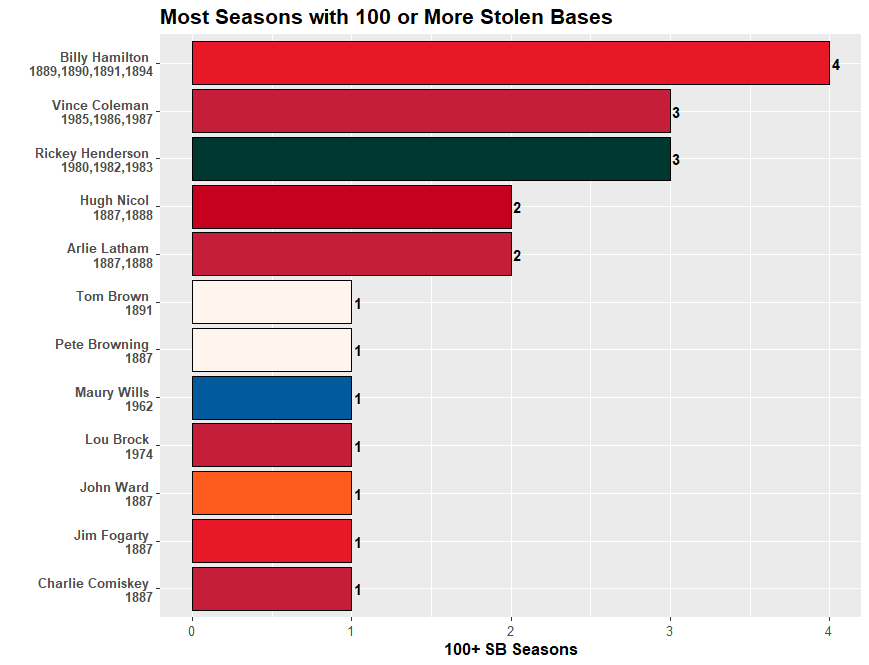

Generate this figure with R:
#Set working directory

setwd("C:/Users/daily/Desktop/Repositories/MiscVisuals/Website Visualizations/Most Times Reaching X/MLB")

#Loading necessary libraries

library(sqldf)
library(tidyverse)
library(zoo)
library(data.table)
library(Lahman)

#Get data from Lahman Database

data <- sqldf('WITH sub1 AS (SELECT People.playerID, Batting.yearID, People.nameFirst, People.nameLast,
GROUP_CONCAT(TeamsFranchises.franchName) AS Teams, Batting.yearID, TeamsFranchises.franchID, SUM(Batting.SB) AS SB
                    FROM People
                    INNER JOIN Batting
                    ON People.playerID = Batting.PlayerID
                    INNER JOIN Teams
                    ON Batting.teamID = Teams.teamID
                    AND Batting.yearID = Teams.yearID
                    INNER JOIN TeamsFranchises
                    ON Teams.franchID = TeamsFranchises.franchID
                    GROUP BY Batting.playerID, Batting.yearID
                    HAVING SUM(Batting.SB) >= 100)
                    SELECT nameFirst, nameLast, GROUP_CONCAT(DISTINCT Teams) AS Teams, GROUP_CONCAT(DISTINCT yearID) AS Years, COUNT(1) AS Seasons, COUNT(DISTINCT Teams) AS Franchises
                    FROM sub1
                    GROUP BY playerID
                    ORDER BY Seasons DESC')

#Combine Columns and Filter Data

top_data <- data %>%
  mutate(Rank = rank(-Seasons, ties.method = "min"))  %>%
  filter(Rank <= 10) %>%
  mutate(chart_label = paste(nameFirst, nameLast, '\n', Years))

#Team Colors for display

fill_color <- c("Arizona Diamondbacks" = "#5F259F",
                "Atlanta Braves" = "#CE1141",
                "Baltimore Orioles" = "#DF4601",
                "Boston Red Sox" = "#BD3039",
                "Chicago Cubs" = "#0E3386",
                "Chicago White Sox" = "#27251F",
                "Cincinnati Reds" = "#C6011F",
                "Cleveland Indians" = "#E31937",
                "Colorado Rockies" = "#33006F;",
                "Detroit Tigers" = "#FA4616",
                "Houston Astros" = "#EB6E1F",
                "Kansas City Royals" = "#004687",
                "Los Angeles Angels" = "#BA0021",
                "Los Angeles Dodgers" = "#005A9C",
                "Miami Marlins" = "#00A3E0",
                "Milwaukee Brewers" = "#FFC52F",
                "Minnesota Twins" = "#002B5C",
                "New York Mets" = "#FF5910",
                "New York Yankees" = "#0C2340",
                "Oakland Athletics" = "#003831",
                "Philadelphia Phillies" = "#E81828",
                "Pittsburgh Pirates" = "#FDB827",
                "St. Louis Cardinals" = "#C41E3A",
                "San Diego Padres" = "#2F241D",
                "San Francisco Giants" = "#FD5A1E",
                "Seattle Mariners" = "#005C5C",
                "Tampa Bay Rays" = "#8FBCE6",
                "Texas Rangers" = "#C0111F",
                "Toronto Blue Jays" = "#134A8E",
                "Washington Nationals" = "#AB0003",
                "Multiple Teams" = "seashell",
                "Kansas City Cowboys,Philadelphia Phillies" = "#E81828",
                "Boston Reds" = "seashell",
                "Louisville Colonels" = "Seashell")

#Create visual

top_data %>%
  ggplot(aes(x = reorder(chart_label, Seasons), y = Seasons, fill = Teams)) +
  geom_bar(stat = "identity", color = "black") +
  geom_text(aes(label = Seasons), fontface = "bold", hjust = -0.3) +
  coord_flip(ylim = c(0, 4)) +
  scale_y_continuous(breaks = seq(0, 4, 1)) +
  scale_fill_manual(values = fill_color) +
  theme(plot.title = element_text(size = 16, face = "bold"),
        plot.subtitle = element_text(size = 12),
        axis.title.x = element_text(size = 12, face = "bold"),
        axis.text.x = element_text(size = 10),
        axis.text.y = element_text(size = 10, face ="bold"),
        legend.position = "none") +
  labs(title = "Most Seasons with 100 or More Stolen Bases",
       x = "",
       y = "100+ SB Seasons")
